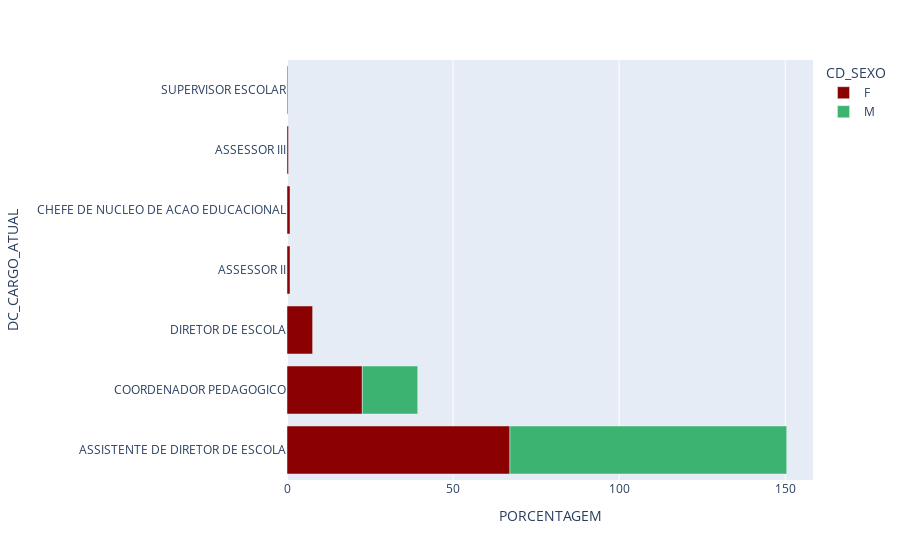

Here is the notebook cell this chart was saved with:
### Code cell
fig = px.bar(df_genero_filtrada_agrupada, y='DC_CARGO_ATUAL', x='PORCENTAGEM', color='CD_SEXO', orientation='h',
             color_discrete_map={'F': '#8B0000', 'M': '#3CB371'})



fig.show()

### Figure 1 — Plotly figure (JSON) as saved in the notebook; plotly's stock layout.template omitted (floating-point values rounded to 4 significant figures)
{"data": [{"hovertemplate": "CD_SEXO=F<br>PORCENTAGEM=%{x}<br>DC_CARGO_ATUAL=%{y}<extra></extra>", "legendgroup": "F", "marker": {"color": "#8B0000", "pattern": {"shape": ""}}, "name": "F", "orientation": "h", "showlegend": true, "textposition": "auto", "type": "bar", "x": [67.12, 22.68, 7.71, 0.91, 0.91, 0.45, 0.23], "xaxis": "x", "y": ["ASSISTENTE DE DIRETOR DE ESCOLA", "COORDENADOR PEDAGOGICO", "DIRETOR DE ESCOLA", "ASSESSOR II", "CHEFE DE NUCLEO DE ACAO EDUCACIONAL", "ASSESSOR III", "SUPERVISOR ESCOLAR"], "yaxis": "y"}, {"hovertemplate": "CD_SEXO=M<br>PORCENTAGEM=%{x}<br>DC_CARGO_ATUAL=%{y}<extra></extra>", "legendgroup": "M", "marker": {"color": "#3CB371", "pattern": {"shape": ""}}, "name": "M", "orientation": "h", "showlegend": true, "textposition": "auto", "type": "bar", "x": [83.33, 16.67], "xaxis": "x", "y": ["ASSISTENTE DE DIRETOR DE ESCOLA", "COORDENADOR PEDAGOGICO"], "yaxis": "y"}], "layout": {"barmode": "relative", "legend": {"title": {"text": "CD_SEXO"}, "tracegroupgap": 0}, "margin": {"t": 60}, "xaxis": {"anchor": "y", "domain": [0, 1], "title": {"text": "PORCENTAGEM"}}, "yaxis": {"anchor": "x", "domain": [0, 1], "title": {"text": "DC_CARGO_ATUAL"}}}}
